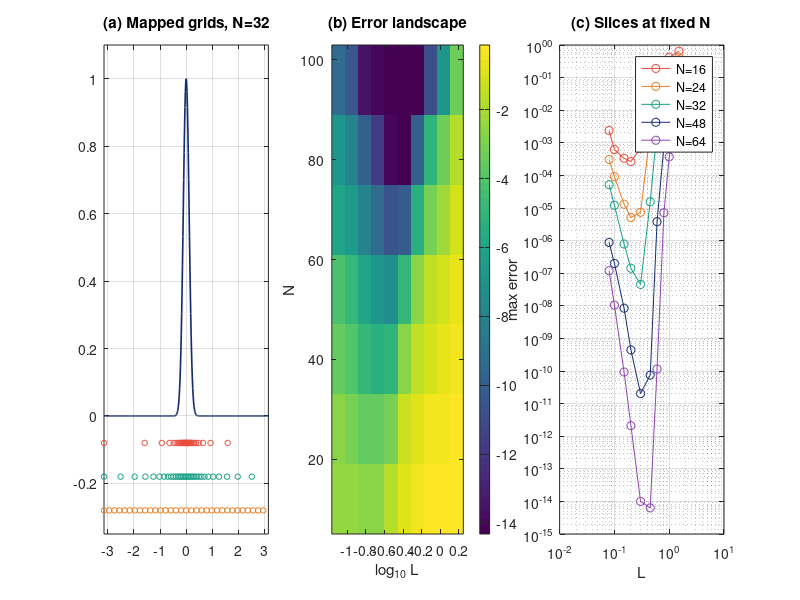
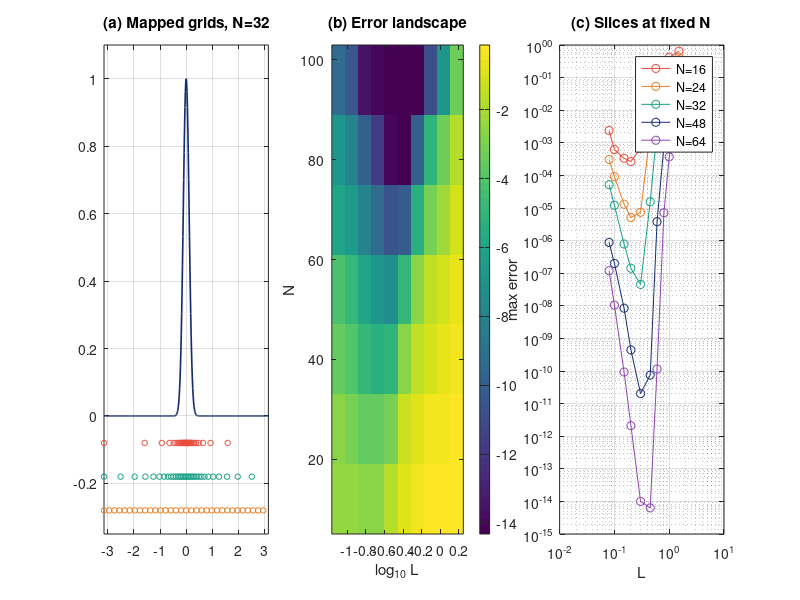

Source code (MATLAB) for these figures, in order:
function arctan_tan_sweep()
%% arctan_tan_sweep - Chapter 19, Computational Etude 19.7.
%
% Sweep the map parameter L of the 2-pi-periodic arctan/tan map over
% a range of values, for each N, and plot the error landscape.
%
% Author: Dr. Denys Dutykh (Khalifa University, Abu Dhabi, UAE)

    script_dir = fileparts(mfilename('fullpath'));
    out_dir = fullfile(script_dir, '..', '..', '..', ...
                       'textbook', 'figures', 'ch19', 'matlab');
    if ~exist(out_dir, 'dir'); mkdir(out_dir); end

    KAPPA = 80;
    Ns = [12 16 24 32 48 64 96];
    Ls = [0.08 0.10 0.15 0.20 0.30 0.45 0.60 0.80 1.0 1.5];
    y_eval = linspace(-pi+1e-9, pi-1e-9, 4097);
    truth  = exp(-KAPPA*(1 - cos(y_eval)));
    E = zeros(length(Ns), length(Ls));
    for i = 1:length(Ns)
        for j = 1:length(Ls)
            E(i,j) = eval_error(Ns(i), Ls(j), y_eval, truth, KAPPA);
        end
    end

    NAVY=[20 45 110]/255; CORAL=[231 76 60]/255; TEAL=[22 160 133]/255;
    ORANGE=[230 126 34]/255; PURPLE=[142 68 173]/255;
    fig = figure('Position',[100 100 1320 360],'Color','w');

    % (a) three grids
    subplot(1,3,1); hold on;
    yy = linspace(-pi, pi, 401);
    plot(yy, exp(-KAPPA*(1-cos(yy))), '-', 'Color', NAVY, 'LineWidth',1.2);
    Ng = 32; x = -pi + 2*pi*(0:Ng-1)/Ng;
    for data = {[0.1 CORAL -0.08], [0.3 TEAL -0.18], [1.0 ORANGE -0.28]}
        d = data{1};
        L  = d(1);   col = d(2:4);   off = d(5);
        yc = 2*atan(L*tan(x/2));
        plot(yc, off*ones(size(yc)), 'o', 'Color', col, 'MarkerSize',4);
    end
    xlim([-pi pi]); ylim([-0.35 1.1]); grid on; box on;
    title('(a) Mapped grids, N=32');

    subplot(1,3,2);
    imagesc(log10(Ls), Ns, log10(E+1e-16));
    set(gca,'YDir','normal');
    xlabel('log_{10} L'); ylabel('N');
    title('(b) Error landscape'); colorbar;

    subplot(1,3,3);
    slice_Ns = [16 24 32 48 64];
    colours = [CORAL; ORANGE; TEAL; NAVY; PURPLE];
    hold on;
    for k = 1:length(slice_Ns)
        i = find(Ns == slice_Ns(k));
        semilogy(Ls, E(i,:)+1e-16, '-o', 'Color', colours(k,:));
    end
    set(gca,'XScale','log','YScale','log'); grid on; box on;
    xlabel('L'); ylabel('max error');
    legend(arrayfun(@(N) sprintf('N=%d',N), slice_Ns, 'UniformOutput', false));
    title('(c) Slices at fixed N');

    print(fig, fullfile(out_dir, 'arctan_tan_sweep.pdf'), '-dpdf');
    print(fig, fullfile(out_dir, 'arctan_tan_sweep.png'), '-dpng');
    fprintf('[19.7-matlab] figure saved\n');
end

function e = eval_error(N, L, y_eval, truth, kappa)
    x  = -pi + 2*pi*(0:N-1)/N;
    y  = 2*atan(L*tan(x/2));
    fv = exp(-kappa*(1 - cos(y)));
    coeffs = fft(fv)/N;
    k = [0:N/2-1, -N/2:-1];
    x_eval = 2*atan(tan(y_eval/2)/L);
    vals = zeros(size(y_eval));
    for m = 1:N
        vals = vals + real(coeffs(m) * exp(1i*k(m)*(x_eval + pi)));
    end
    e = max(abs(vals - truth));
end
